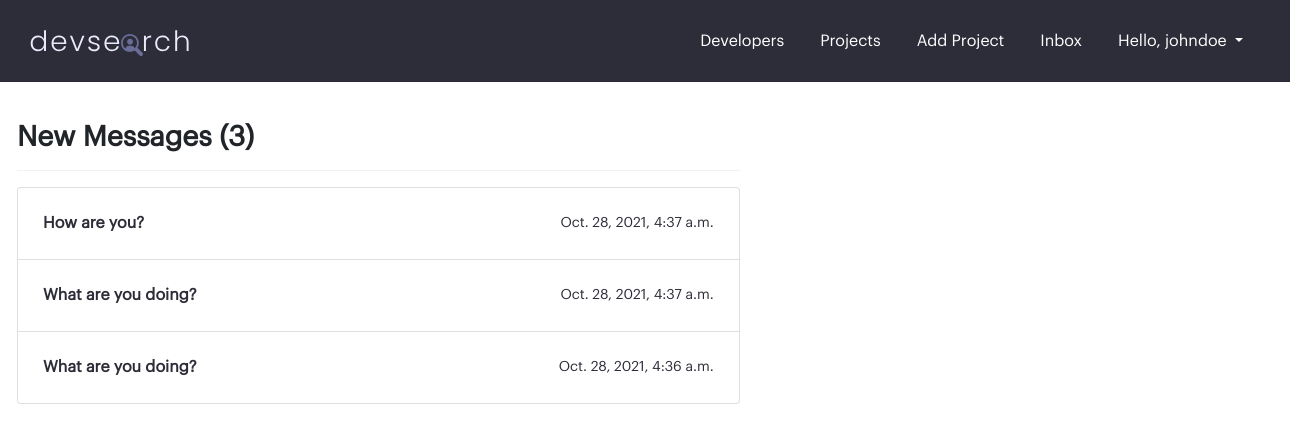
Screenshot of /inbox/ (signed in) with the database file from the repository.
### users/models.py (models this page shows, shortened)
class Message(models.Model):
    user = models.ForeignKey(
        Profile, on_delete=models.SET_NULL, null=True, blank=True)
    recipient = models.ForeignKey(
        Profile, on_delete=models.SET_NULL, null=True, blank=True, related_name="messages")
    name = models.CharField(max_length=200, null=True, blank=True)
    email = models.EmailField(max_length=200, null=True, blank=True)
    subject = models.CharField(max_length=200, null=True, blank=True)
    body = models.TextField()
    is_read = models.BooleanField(default=False, null=True)
    created_at = models.DateTimeField(auto_now_add=True)
    id = models.UUIDField(default=uuid.uuid4, unique=True,
                          primary_key=True, editable=False)
    class Meta:
        verbose_name_plural = "Messages"
        ordering = ['is_read', '-created_at']

### users/views.py (the view)
# urls.py: path('inbox/', views.inbox, name="inbox"),
@login_required(login_url='/login')
def inbox(request):
    profile = request.user.profile
    userMessages = profile.messages.all()
    unreadMessages = userMessages.filter(is_read=False).count()
    context = {
        'messages': userMessages,
        'unreadMessages': unreadMessages,
    }
    return render(request, 'messages/inbox.html', context)

### templates/messages/inbox.html
{% extends 'base.html' %}
{% load crispy_forms_tags %}
{% block content %}
<section class="page__section">
    <div class="container">
        <div class="row">
            <div class="col-lg-7">
                <h3><b>New Messages ({{unreadMessages}})</b></h1>
                <hr />
                <ul class="list-group messages">
                    {% if messages %}
                        {% for message in messages %}
                            <li class="list-group-item">
                                <a href="{% url 'message' message.id %}" class=" d-flex justify-content-between align-items-center">
                                    {% if message.is_read == False %}
                                        <h6 class="mb-0"><b>{{message.subject}}</b></h6>
                                    {% else %}
                                        <h6 class="mb-0">{{message.subject}}</h6>
                                    {% endif %}
                                    <small>{{message.created_at}}</small>
                                </a>
                            </li>
                        {% endfor %}
                    {% else %}
                        <p class="my-4">You don't have any message yet.</p>
                    {% endif %}
                </ul>
            </div>
        </div>
    </div>
</section>
{% endblock %}

### templates/partials/header.html (shortened to what this page needs)
{% load static %}
<header class="charade_bg_color">
    <div class="container">
        <nav class="navbar navbar-expand-lg">
            <div class="container-fluid">
                <a class="navbar-brand" href="{% url 'users-list' %}">
                    <img src="{% static 'images/logo.svg' %}" class="fluid" />
                </a>
                <div class="collapse navbar-collapse" id="navbarSupportedContent">
                    <ul class="navbar-nav mr-auto mb-2 mb-lg-0">
                        <li class="nav-item">
                            <a class="nav-link" href="{% url 'users-list' %}">Developers</a>
                        </li>
                        <li class="nav-item">
                            <a class="nav-link" href="{% url 'projects' %}">Projects</a>
                        </li>
                        {% if request.user.is_authenticated %}
                            <li class="nav-item">
                                <a class="nav-link" href="{% url 'add-project' %}">Add Project</a>
                            </li>
                            <li class="nav-item">
                                <a class="nav-link" href="{% url 'inbox' %}">Inbox</a>
                            </li>
                            <li class="nav-item dropdown">
                                <a class="nav-link active dropdown-toggle" href="#" id="navbarDropdown" role="button" data-bs-toggle="dropdown" aria-expanded="false">
                                    Hello, {{ request.user }}
                                </a>
                            </li>
                        {% else %}
                            <li class="nav-item">
                                <a class="nav-link" href="{% url 'login' %}">Login</a>
                            </li>
                        {% endif %}
                    </ul>
                </div>
            </div>
            </nav>
    </div>
</header>

### _dev_search/static/css/style.css (style rules this page uses)
* { font-family: 'Graphik-Regular'; }
.container { min-width: 1280px; }
hr { background-color: #cccccc; }
.page__section { padding: 3% 0; }
a, a:hover { text-decoration: none; }
.charade_bg_color { background-color: #2d2d39; }
header { padding: 7px 0; }
header .nav-item { margin: 0 10px; }
.navbar-brand, .navbar-brand:hover, header .nav-link, header .nav-link:hover { color: white; }
.nav-link, .nav-link:hover { color: white !important; text-decoration: none !important; }
.messages .list-group-item { padding: 25px; }
.messages .list-group-item a { color: #2d2d39 !important; }

### rows the page displays
Message: subject "How are you?", created_at "Oct. 28, 2021, 4:37 a.m."
Message: subject "What are you doing?", created_at "Oct. 28, 2021, 4:37 a.m."
Message: subject "What are you doing?", created_at "Oct. 28, 2021, 4:36 a.m."

### other values shown
{{ request.user }} "johndoe"
{{ unreadMessages }} "3"
